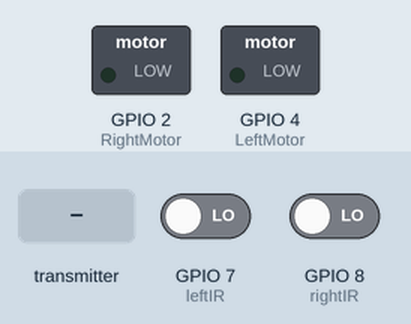
Recording of a sketch running on a simulated ESP32-S3. Shown: switched loads named in the sketch (green lamp = pin HIGH). Inputs (shaded band) come from the test bench; at power-on: GPIO 7 (leftIR) LOW, GPIO 8 (rightIR) LOW. What the sketch prints to the serial monitor is not drawn.

Above: at 1.2 s.
1.3 s: the transmitter starts sending sonar_value = 0
At 2.5 s:
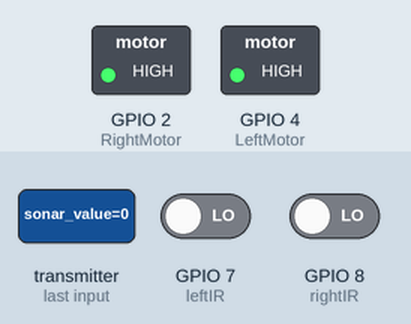
2.8 s: GPIO 7 (leftIR) driven HIGH
At 3.9 s:
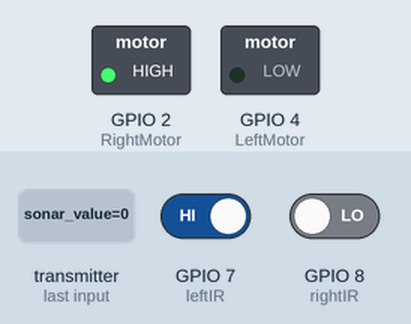
11.7 s: GPIO 7 (leftIR) driven LOW
At 12.9 s:
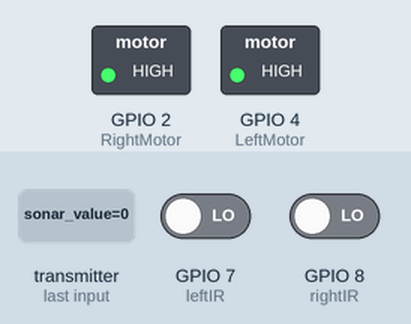
Timing chart, 0 to 14.7 s (numbered marks = the images above; inputs shaded):
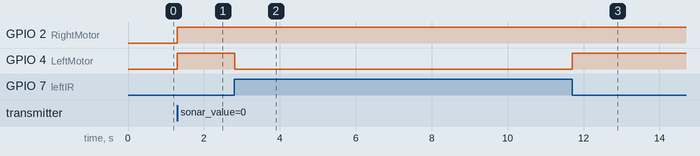

The sketch:

tansporter_receiver.ino
```cpp
// (licence header left out)
#include <esp_now.h>
#include <WiFi.h>

#define RightMotor 2  // Relay control pin
#define LeftMotor 4   // Relay control pin

#define leftIR 7   // Left IR sensor
#define rightIR 8  // Right IR sensor

bool overfill = 0;
bool moving = 0;

// Structure example to receive data
// Must match the sender structure
typedef struct struct_message {
  int sonar_value;
  int overfill_value;
} struct_message;

// Create a struct_message called myData
struct_message bin_level;

// callback function that will be executed when data is received
void OnDataRecv(const uint8_t * mac, const uint8_t *incomingData, int len) {
  memcpy(&bin_level, incomingData, sizeof(bin_level));
  Serial.print("Bytes received: ");
  Serial.println(len);
  Serial.print("Sonar Value: ");
  Serial.println(bin_level.sonar_value);
  Serial.print("overfill Value: ");
  Serial.println(bin_level.overfill_value);
  Serial.print("Overfill?: ");
  bool overfill = bin_level.sonar_value <= bin_level.overfill_value;
  Serial.println(overfill);
  if (overfill){
    moving = 1;
  }
}

void setup() {
  // Initialize Serial Monitor
  Serial.begin(115200);

  // Set device as a Wi-Fi Station
  WiFi.mode(WIFI_STA);


  pinMode(RightMotor, OUTPUT);      // Relay output (right)
  pinMode(LeftMotor, OUTPUT);       // Relay output (left)

  pinMode(leftIR, INPUT);           // IR sensors as input
  pinMode(rightIR, INPUT);          // IR sensors as input

  digitalWrite(RightMotor, LOW);    // Motors OFF initially
  digitalWrite(LeftMotor, LOW);     // Motors OFF initially

  // Init ESP-NOW
  if (esp_now_init() != ESP_OK) {
    Serial.println("Error initializing ESP-NOW");
    return;
  }

  // Once ESPNow is successfully Init, we will register for recv CB to
  // get recv packer info
  esp_now_register_recv_cb(esp_now_recv_cb_t(OnDataRecv));

}


void loop() {
  if (overfill || moving){
    trace();
  }
}
void right() {
  moving = 1;
  digitalWrite(RightMotor, HIGH);
  digitalWrite(LeftMotor, LOW);
}

void left() {
  moving = 1;
  digitalWrite(RightMotor, LOW);
  digitalWrite(LeftMotor, HIGH);
}

void forward() {
  moving = 1;
  digitalWrite(RightMotor, HIGH);
  digitalWrite(LeftMotor, HIGH);
}

void stop() {
  digitalWrite(LeftMotor, LOW);
  digitalWrite(RightMotor, LOW);
  moving = 0;
}

void trace() {
  // Read IR sensor values
  int left_sense = digitalRead(leftIR);
  int right_sense = digitalRead(rightIR);

  // Debugging - print sensor values
  Serial.print("Left: ");
  Serial.print(left_sense);
  Serial.print(" | Right: ");
  Serial.println(right_sense);

  // Logic for line-following based on Active LOW sensors
  if (right_sense == LOW && left_sense == HIGH) {   // Right sensor detects black (LOW)
    right();
  }
  else if (left_sense == LOW && right_sense == HIGH) {  // Left sensor detects black (LOW)
    left();
  }
  else if (left_sense == LOW && right_sense == LOW) {   // Both sensors detect black (LOW)
    forward();
  }
  else {  // Both sensors on white (HIGH)
    stop();
  }
}
```

Measured:
- after the input at 1.3 s, GPIO 2 (RightMotor), GPIO 4 (LeftMotor): LOW → HIGH at once
- after the input at 2.8 s, GPIO 4 (LeftMotor): HIGH → LOW at once
- after the input at 11.7 s, GPIO 4 (LeftMotor): LOW → HIGH at once
